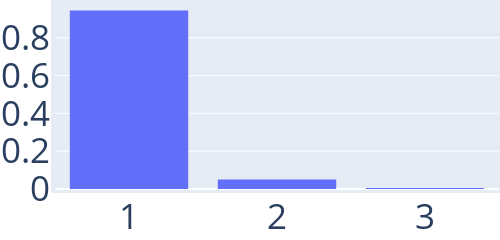

The cell this chart's notebook holds for it:
### Code cell
name = "nb_cycles_MUN_precond_"*type*string(eta)
D = load("figures/data/"*name*"_data.jld2")
nb_cycles = D["nb_cycles"]

cat_nb_cycles = string.(sort(Int.(nb_cycles)))
trace = PlotlyJS.histogram(x=cat_nb_cycles, histnorm="probability density")
layout = Layout(
    autosize=false,
    width=500,
    height=200,
    margin=attr(l=1, r=1, b=1, t=1, pad=4),
    font_size=35,
    xaxis_type="category",
)
p = PlotlyJS.plot(trace,layout)
# PlotlyJS.savefig(p,"figures/"*name*".pdf")

### Figure 1 — Plotly figure (JSON) as saved in the notebook; plotly's stock layout.template omitted (floating-point values rounded to 4 significant figures; data arrays with more than 128 entries replaced by an {"elided": "..."} marker saying what was removed)
{"data": [{"histnorm": "probability density", "type": "histogram", "x": {"elided": "200 str values"}}], "layout": {"autosize": false, "font": {"size": 35}, "height": 200, "margin": {"b": 1, "l": 1, "pad": 4, "r": 1, "t": 1}, "width": 500, "xaxis": {"type": "category"}}}
